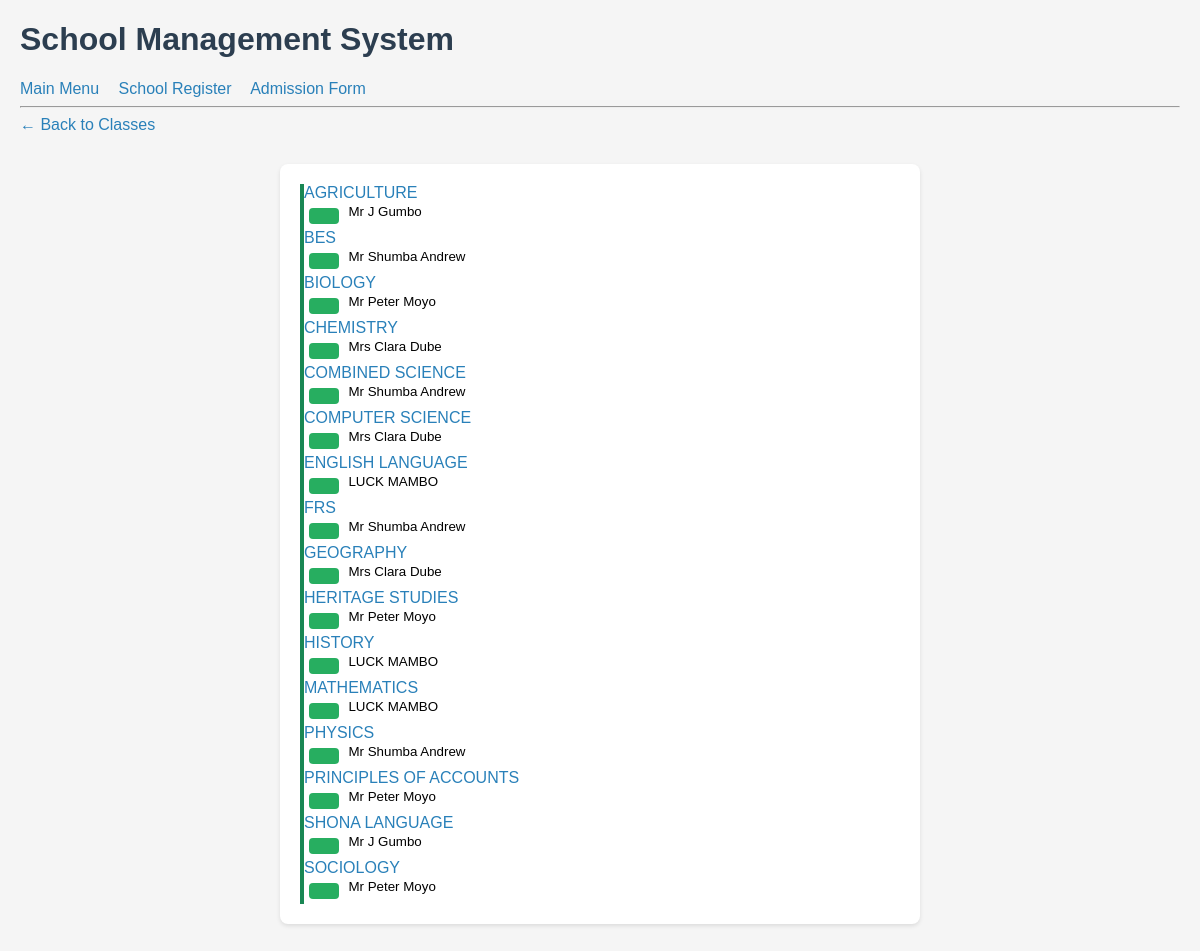
The page /academics/record-books/grade/Form 3A/ on the database its author committed.
### kids/models.py (models this page shows, shortened)
class Subject(models.Model):
    name = models.CharField(max_length=50)  # "Mathematics", "English"
    grade = models.CharField(max_length=20)  # "Grade 1"
    order = models.IntegerField(default=0)  # <-- YOU MISSED THIS, ADD IT
    teacher = models.ForeignKey('Teacher', on_delete=models.SET_NULL, null=True, blank=True)
    term = models.ForeignKey('Term', on_delete=models.CASCADE, null=True, blank=True)
    expected_students = models.IntegerField(default=0,
                                            help_text="How many students do this subject? 0 = auto count whole class")
    class Meta:
        unique_together = ('name', 'grade', 'term')
        ordering = ['order']  # now this will work because order exists

class Teacher(models.Model):
    first_name = models.CharField(max_length=100)
    last_name = models.CharField(max_length=100)
    def __str__(self):
        return f"{self.first_name} {self.last_name}"

### academics/views.py (the view)
# urls.py: path('record-books/grade/<str:grade>/', views.record_books_subject_select, name='record_books_subject_select'),
def record_books_subject_select(request, grade):
    subjects = Subject.objects.filter(grade=grade).order_by('name')
    return render(request, 'academics/rb_subject_select.html', {'subjects': subjects, 'grade': grade})

### kids/templates/academics/rb_subject_select.html (shortened to what this page needs)
{% extends 'kids/base.html' %}
{% block content %}
{% load static %}
<link rel="stylesheet" href="{% static 'css/style.css' %}">
<a href="{% url 'record_books_class_select' %}" class="btn btn-sm btn-outline-secondary mb-3">&larr; Back to Classes</a>
<div class="container" style="max-width:600px; margin:30px auto;">
    {% for subject in subjects %}
            <div class="col-md-6">
                <a href="{% url 'record_books_week_select' subject.id %}">
                    <div class="p-3 bg-white border rounded-3 shadow-sm h-100 d-flex justify-content-between align-items-center" style="border-left:4px solid #198754 !important;">
                        <div>
                            <div class="fw-bold text-dark">{{ subject.name }}</div><button style="margin:5px;"></button></a>
                            <small class="text-muted">{{ subject.teacher }}</small>
                        </div>
                    </div>
            {% empty %}
            <p>No subjects for this grade.</p>
            {% endfor %}
{% endblock %}

### static/css/style.css (style rules this page uses)
body { font-family: Arial, sans-serif; margin: 20px; background: #f5f5f5; }
a { color: #2980b9; text-decoration: none; }
button, input[type="submit"] { background: #27ae60; color: white; padding: 8px 15px; border: none; border-radius: 4px; cursor: pointer; }
.container { background: white; padding: 20px; border-radius: 8px; box-shadow: 0 2px 4px rgba(0,0,0,0.1); }

### kids/templates/kids/base.html (style rules this page uses)
body { font-family: Arial; margin: 20px; }

### rows shown on the page
Subject: name "AGRICULTURE", teacher "Mr J Gumbo"
Subject: name "BES", teacher "Mr Shumba Andrew"
Subject: name "BIOLOGY", teacher "Mr Peter Moyo"
Subject: name "CHEMISTRY", teacher "Mrs Clara Dube"
Subject: name "COMBINED SCIENCE", teacher "Mr Shumba Andrew"
Subject: name "COMPUTER SCIENCE", teacher "Mrs Clara Dube"
Subject: name "ENGLISH LANGUAGE", teacher "LUCK MAMBO"
Subject: name "FRS", teacher "Mr Shumba Andrew"
Subject: name "GEOGRAPHY", teacher "Mrs Clara Dube"
Subject: name "HERITAGE STUDIES", teacher "Mr Peter Moyo"
Subject: name "HISTORY", teacher "LUCK MAMBO"
Subject: name "MATHEMATICS", teacher "LUCK MAMBO"
Subject: name "PHYSICS", teacher "Mr Shumba Andrew"
Subject: name "PRINCIPLES OF ACCOUNTS", teacher "Mr Peter Moyo"
Subject: name "SHONA LANGUAGE", teacher "Mr J Gumbo"
Subject: name "SOCIOLOGY", teacher "Mr Peter Moyo"
